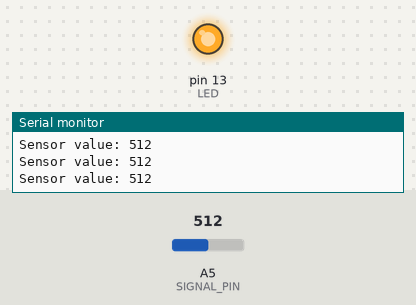
Bench run of a sketch on a simulated Arduino Uno, built with avr-gcc and run on an emulated ATmega328P. Shown: output pins drawn as LEDs (lit = HIGH), the last lines printed to the serial monitor. The test bench sets the inputs (shaded band); at power-on: A5 (SIGNAL_PIN) = 512. Pins used as bus, display or sensor lines are not drawn.

Above: at 1.2 s.
1.3 s: A5 (SIGNAL_PIN) set to 11
2.8 s: A5 (SIGNAL_PIN) set to 8
At 3.6 s:
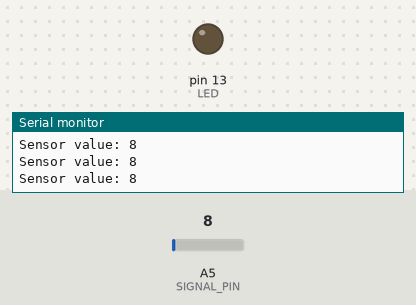
Timing chart, 0 to 5.8 s (numbered marks = the images above; inputs shaded):
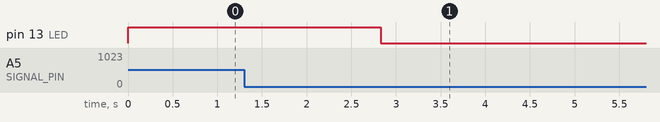

The sketch:

watersensor.ino
```cpp
#define POWER_PIN 12
#define SIGNAL_PIN A5
#define LED 13

int value = 0;  // variable to store the sensor value

void setup() {
  Serial.begin(9600);
  pinMode(POWER_PIN, OUTPUT);    // configure D7 pin as an OUTPUT
  digitalWrite(POWER_PIN, LOW);  // turn the sensor OFF
  pinMode(LED, OUTPUT);
}

void loop() {
  digitalWrite(POWER_PIN, HIGH);   // turn the sensor ON
  value = analogRead(SIGNAL_PIN);  // read the analog value from sensor

  Serial.print("Sensor value: ");
  Serial.println(value);
  if (value >= 10) {
    digitalWrite(LED, HIGH);
  } else {
    digitalWrite(LED, LOW);
  }
}
```

Measured:
- the behaviour switches between 10 and 9 on A5 (SIGNAL_PIN) (found by bisection; images 0 and 1)
- after the input at 2.8 s, pin 13 (LED): HIGH → LOW at once
